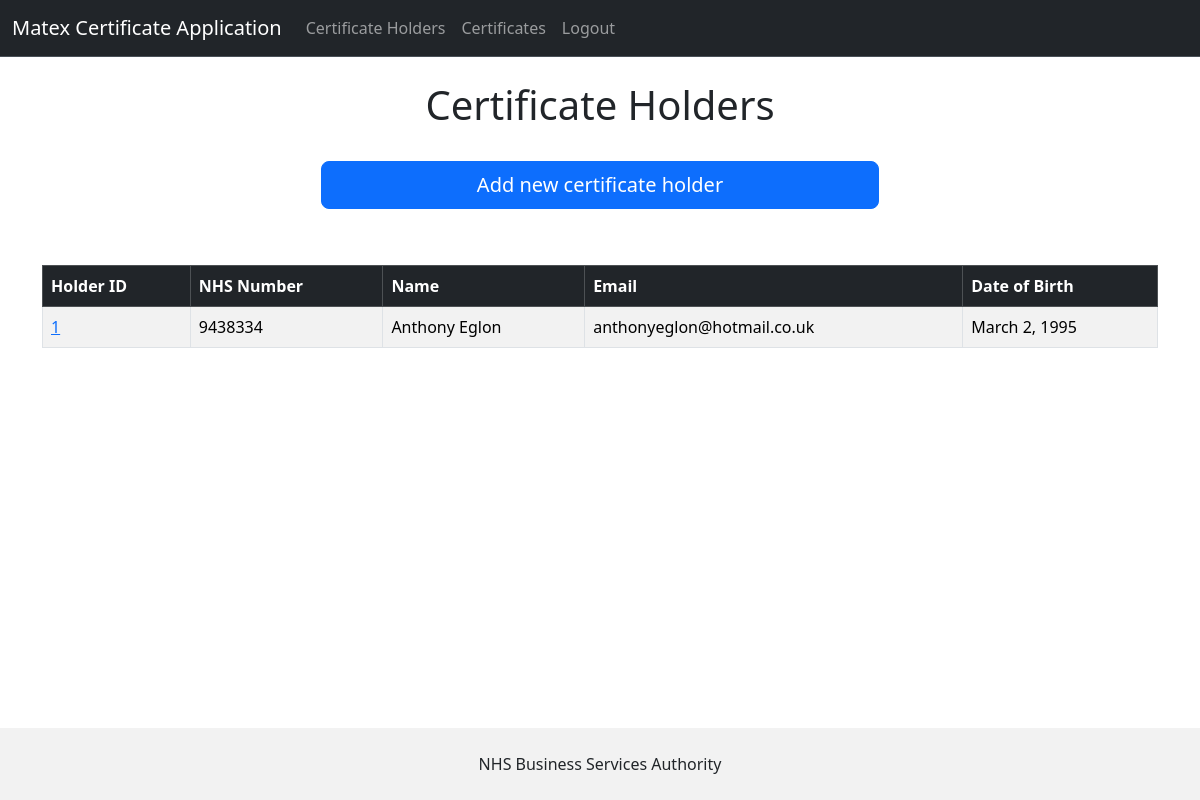
The page /certificate-holders (signed in) on the database as committed earlier.
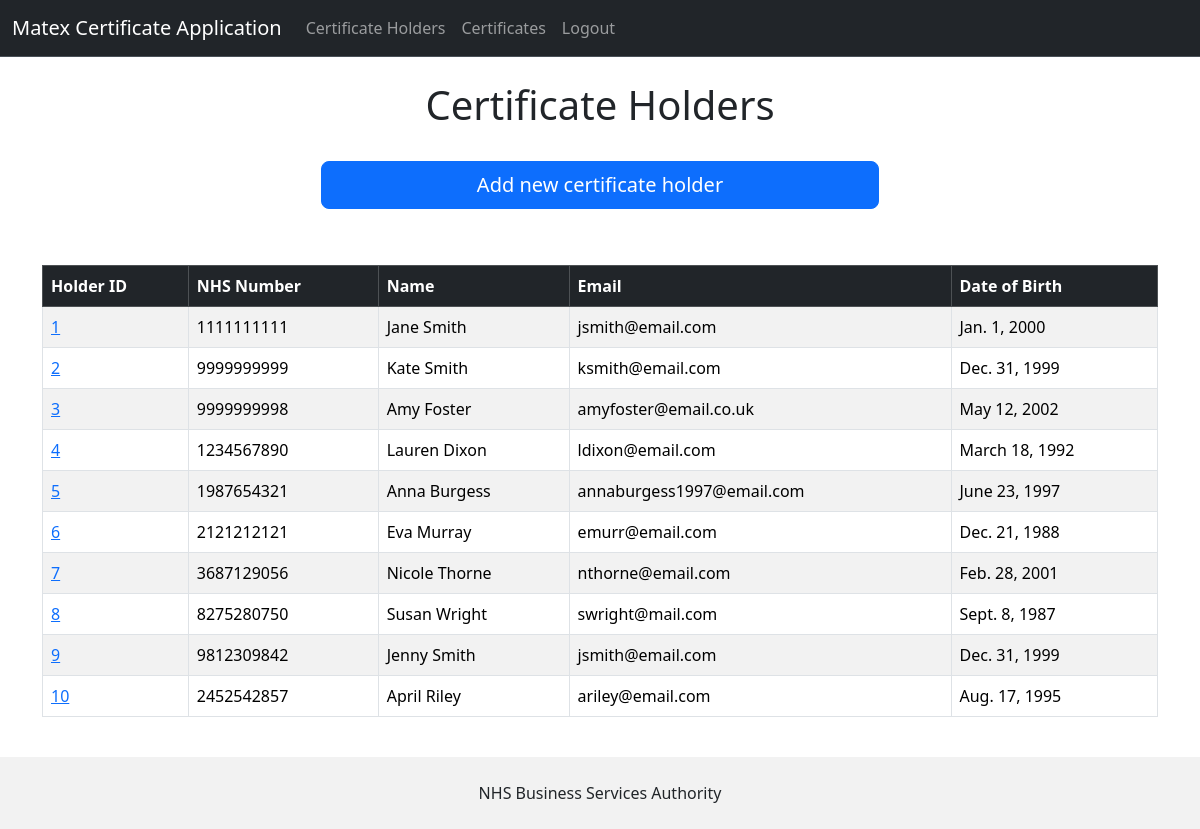
The same page on the database as committed later.
### matex_app/models.py (models this page shows, shortened)
class CertificateHolder(models.Model):
    nhs_number = models.IntegerField(validators=[MinValueValidator(1000000000), MaxValueValidator(9999999999)])
    first_name = models.CharField(max_length=50)
    last_name = models.CharField(max_length=50)
    email = models.EmailField()
    date_of_birth = models.DateField()

### matex_app/views.py (the view)
# urls.py: path('certificate-holders', views.certificateholders, name='certificate-holders'),
def certificateholders(request):
    if request.user.is_authenticated:
        all_certificate_holders = CertificateHolder.objects.all()
        return render(request, 'certificate-holders.html', {'cert_holders': all_certificate_holders})
    else:
        messages.success(request, 'Please log in to view this page')
        return redirect('index')

### matex_app/templates/certificate-holders.html
{% extends "base.html" %}
{% block content %}
<h1 class="text-center">Certificate Holders</h1>
<br/>
<div class="d-grid gap-2 col-6 mx-auto">
    <a class="btn btn-primary btn-lg" href="{% url 'add-holder' %}" role="button">Add new certificate holder</a><br/>
</div>
<br/>
<table class="table table-striped table-hover table-bordered">
    <thead class="table-dark">
    <tr>
        <th scope="col">Holder ID</th>
        <th scope="col">NHS Number</th>
        <th scope="col">Name</th>
        <th scope="col">Email</th>
        <th scope="col">Date of Birth</th>
    </tr>
    </thead>
    <tbody>
    {% if cert_holders %}
    {% for holder in cert_holders %}
    <tr>
        <td><a href="{% url 'holder-info' holder.id %}">{{ holder.id }}</a></td>
        <td>{{ holder.nhs_number }}</td>
        <td>{{ holder.first_name }} {{ holder.last_name }}</td>
        <td>{{ holder.email }}</td>
        <td>{{ holder.date_of_birth }}</td>
    </tr>
    {% endfor %}
    {% endif %}
    </tbody>
</table>
{% endblock content %}

### matex_app/templates/base.html (shortened to what this page needs)
<!doctype html>
<html lang="en" xmlns="http://www.w3.org/1999/html">
<head>
    <link href="https://cdn.jsdelivr.net/npm/bootstrap@5.3.3/dist/css/bootstrap.min.css" rel="stylesheet"
>
</head>
<body class="d-flex flex-column min-vh-100">
{% include 'navigation.html' %}
<br/>
<div class="container">
    {% block content %}
    {% endblock content %}
</div>
<footer class="mt-auto">
    <div class="text-center p-4" style="background-color: rgba(0, 0, 0, 0.05);">
        NHS Business Services Authority
    </div>
</footer>
</body>
</html>

### matex_app/templates/navigation.html (shortened to what this page needs)
<nav class="navbar bg-dark border-bottom navbar-expand-lg border-body sticky-top" data-bs-theme="dark">
    <div class="container-fluid">
        <a class="navbar-brand" href="{% url 'index' %}">Matex Certificate Application</a>
        <div class="collapse navbar-collapse" id="navbarNav">
            <ul class="navbar-nav">
                {% if user.is_authenticated %}
                <li class="nav-item">
                    <a class="nav-link" href="{% url 'certificate-holders' %}">Certificate Holders</a>
                </li>
                <li class="nav-item">
                    <a class="nav-link" href="{% url 'certificates' %}">Certificates</a>
                </li>
                <li class="nav-item">
                    <a class="nav-link" href="{% url 'logout' %}">Logout</a>
                </li>
                {% endif %}
            </ul>
        </div>
    </div>
</nav>

Rows that differ between the two databases and show on the page:
changed CertificateHolder id 1: nhs_number "9438334" → "1111111111"; first_name "Anthony" → "Jane"; last_name "Eglon" → "Smith"; email "anthonyeglon@hotmail.co.uk" → "jsmith@email.com"; date_of_birth "March 2, 1995" → "Jan. 1, 2000"
added CertificateHolder: id "2", nhs_number "9999999999", first_name "Kate", last_name "Smith", email "ksmith@email.com", date_of_birth "Dec. 31, 1999"
added CertificateHolder: id "3", nhs_number "9999999998", first_name "Amy", last_name "Foster", email "amyfoster@email.co.uk", date_of_birth "May 12, 2002"
added CertificateHolder: id "4", nhs_number "1234567890", first_name "Lauren", last_name "Dixon", email "ldixon@email.com", date_of_birth "March 18, 1992"
added CertificateHolder: id "5", nhs_number "1987654321", first_name "Anna", last_name "Burgess", email "annaburgess1997@email.com", date_of_birth "June 23, 1997"
added CertificateHolder: id "6", nhs_number "2121212121", first_name "Eva", last_name "Murray", email "emurr@email.com", date_of_birth "Dec. 21, 1988"
added CertificateHolder: id "7", nhs_number "3687129056", first_name "Nicole", last_name "Thorne", email "nthorne@email.com", date_of_birth "Feb. 28, 2001"
added CertificateHolder: id "8", nhs_number "8275280750", first_name "Susan", last_name "Wright", email "swright@mail.com", date_of_birth "Sept. 8, 1987"
added CertificateHolder: id "9", nhs_number "9812309842", first_name "Jenny", last_name "Smith", email "jsmith@email.com", date_of_birth "Dec. 31, 1999"
added CertificateHolder: id "10", nhs_number "2452542857", first_name "April", last_name "Riley", email "ariley@email.com", date_of_birth "Aug. 17, 1995"
